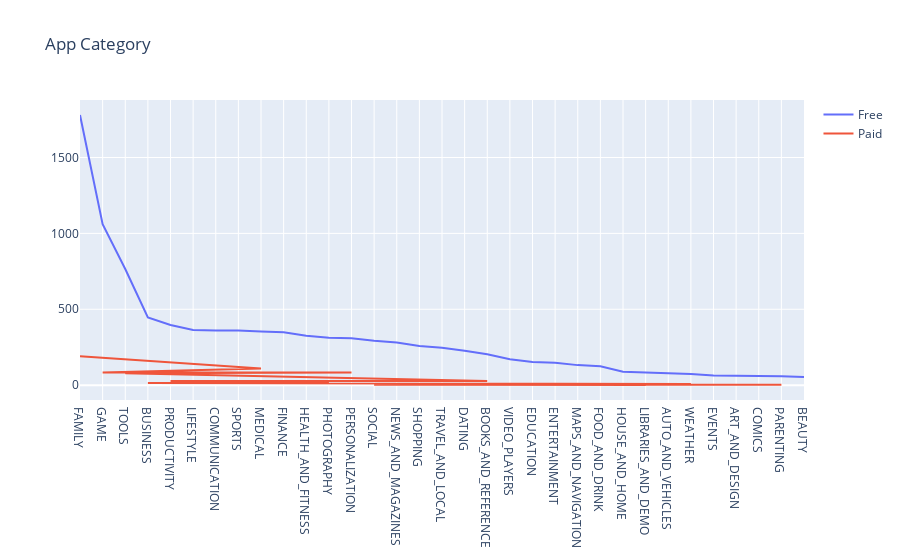

The notebook cell this image was saved under:
### Code cell
'''
trace1 = go.Scatter(x=free_cat['categories'], y=free_cat["count"], name="Free")
trace2 = go.Scatter(x=paid_cat['categories'], y=paid_cat["count"], name="Paid")
y = [trace1, trace2]
layout={'title':"App Category"}
fig = go.Figure(data=y, layout=layout)
iplot(fig)
'''

### Figure 1 — Plotly figure (JSON) as saved in the notebook; plotly's stock layout.template omitted (floating-point values rounded to 4 significant figures)
{"data": [{"name": "Free", "type": "scatter", "x": ["FAMILY", "GAME", "TOOLS", "BUSINESS", "PRODUCTIVITY", "LIFESTYLE", "COMMUNICATION", "SPORTS", "MEDICAL", "FINANCE", "HEALTH_AND_FITNESS", "PHOTOGRAPHY", "PERSONALIZATION", "SOCIAL", "NEWS_AND_MAGAZINES", "SHOPPING", "TRAVEL_AND_LOCAL", "DATING", "BOOKS_AND_REFERENCE", "VIDEO_PLAYERS", "EDUCATION", "ENTERTAINMENT", "MAPS_AND_NAVIGATION", "FOOD_AND_DRINK", "HOUSE_AND_HOME", "LIBRARIES_AND_DEMO", "AUTO_AND_VEHICLES", "WEATHER", "EVENTS", "ART_AND_DESIGN", "COMICS", "PARENTING", "BEAUTY"], "y": [1780, 1061, 765, 446, 396, 363, 360, 360, 354, 349, 325, 313, 309, 292, 281, 258, 246, 227, 203, 171, 152, 147, 132, 125, 88, 84, 82, 74, 63, 62, 60, 58, 53]}, {"name": "Paid", "type": "scatter", "x": ["FAMILY", "MEDICAL", "GAME", "PERSONALIZATION", "TOOLS", "BOOKS_AND_REFERENCE", "PRODUCTIVITY", "COMMUNICATION", "SPORTS", "PHOTOGRAPHY", "LIFESTYLE", "FINANCE", "HEALTH_AND_FITNESS", "BUSINESS", "TRAVEL_AND_LOCAL", "WEATHER", "DATING", "MAPS_AND_NAVIGATION", "VIDEO_PLAYERS", "EDUCATION", "AUTO_AND_VEHICLES", "ART_AND_DESIGN", "SOCIAL", "NEWS_AND_MAGAZINES", "PARENTING", "SHOPPING", "FOOD_AND_DRINK", "ENTERTAINMENT", "EVENTS", "LIBRARIES_AND_DEMO"], "y": [191, 109, 83, 83, 78, 28, 28, 27, 24, 22, 19, 17, 16, 14, 12, 8, 7, 5, 4, 4, 3, 3, 3, 2, 2, 2, 2, 2, 1, 1]}], "layout": {"title": {"text": "App Category"}}}
